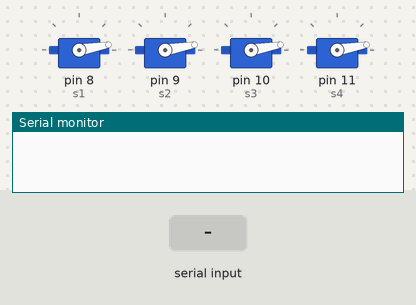
Simulated run of this sketch. Board: Arduino Uno, built with avr-gcc and run on an emulated ATmega328P. Shown: 4 × servo, the last lines printed to the serial monitor. The test bench sets the inputs (shaded band).

Above: at 1.2 s.
1.3 s: "90,45,200\n" received over Serial
At 2.4 s:
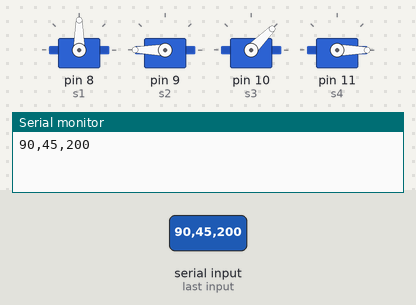
2.8 s: "90,45\n" received over Serial
At 4.0 s:
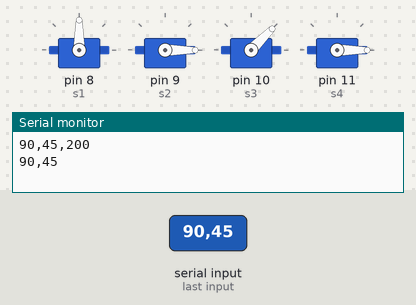
4.3 s: "30,150,10,200\n" received over Serial
At 5.1 s:
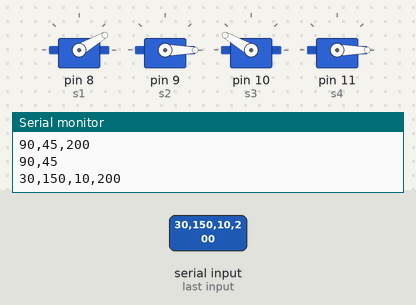
5.8 s: "90\n" received over Serial
At 6.5 s:
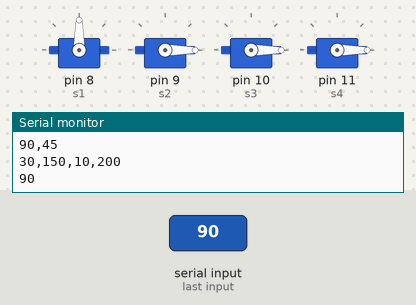
7.3 s: "200\n" received over Serial
At 7.9 s:
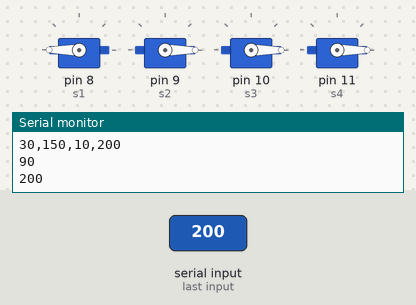
8.8 s: "30,150,10\n" received over Serial
At 9.9 s:
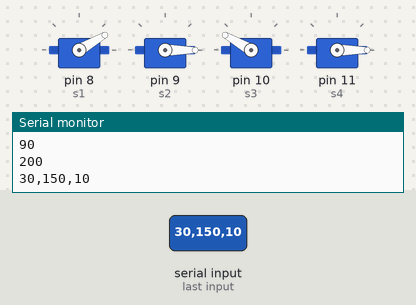
Timing chart, 0 to 11.4 s (numbered marks = the images above; inputs shaded):
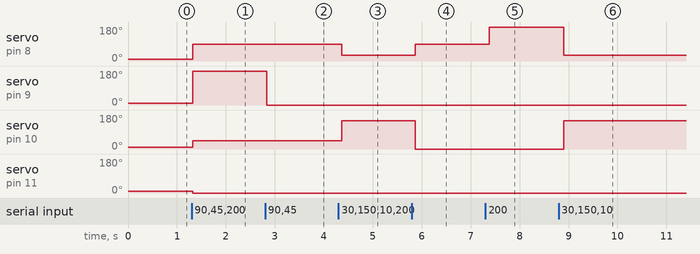

The sketch:

serial_exam.ino
```cpp
#include <Servo.h>
Servo s1;
Servo s2;
Servo s3;
Servo s4;
int pos =0;
String str="";
String inString = "";
char line[]="";


void setup() {
  // put your setup code here, to run once:
 s1.attach(8);
 s2.attach(9);
 s3.attach(10);
 s4.attach(11);
 s1.write(10);
 s2.write(10);
 s3.write(10);
 s4.write(10);
 Serial.begin(115200);
 while (!Serial) {
  ;
 }
}

void loop() {

  while (Serial.available() > 0) {
    str += char(Serial.read());
    delay(2);
  }
  if(str.length()>0){
    Serial.println(str);
    int x1= str.substring(0,3).toInt();
    int y1 = str.substring(3,6).toInt();
    int x2= str.substring(6,9).toInt();
    int y2 = str.substring(9,12).toInt();
    s1.write(x1);
    s2.write(x2);
    s3.write(y1);
    s4.write(y2);
    str="";
  }
    delay(100);
    inString = "";
}
```

Measured:
- after the input at 1.3 s, servo on pin 8 (s1): 10° → 90° at once; servo on pin 9 (s2): 10° → 180° at once; servo on pin 10 (s3): 10° → 45° at once; servo on pin 11 (s4): 10° → 0° at once
- after the input at 2.8 s, servo on pin 9 (s2): 180° → 0° at once
- after the input at 4.3 s, servo on pin 8 (s1): 90° → 30° after 0.07 s; servo on pin 10 (s3): 45° → 150° after 0.07 s
- after the input at 5.8 s, servo on pin 8 (s1): 30° → 90° after 0.07 s; servo on pin 10 (s3): 150° → 0° after 0.07 s
- after the input at 7.3 s, servo on pin 8 (s1): 90° → 180° after 0.08 s
- after the input at 8.8 s, servo on pin 8 (s1): 180° → 30° after 0.10 s; servo on pin 10 (s3): 0° → 150° after 0.10 s
